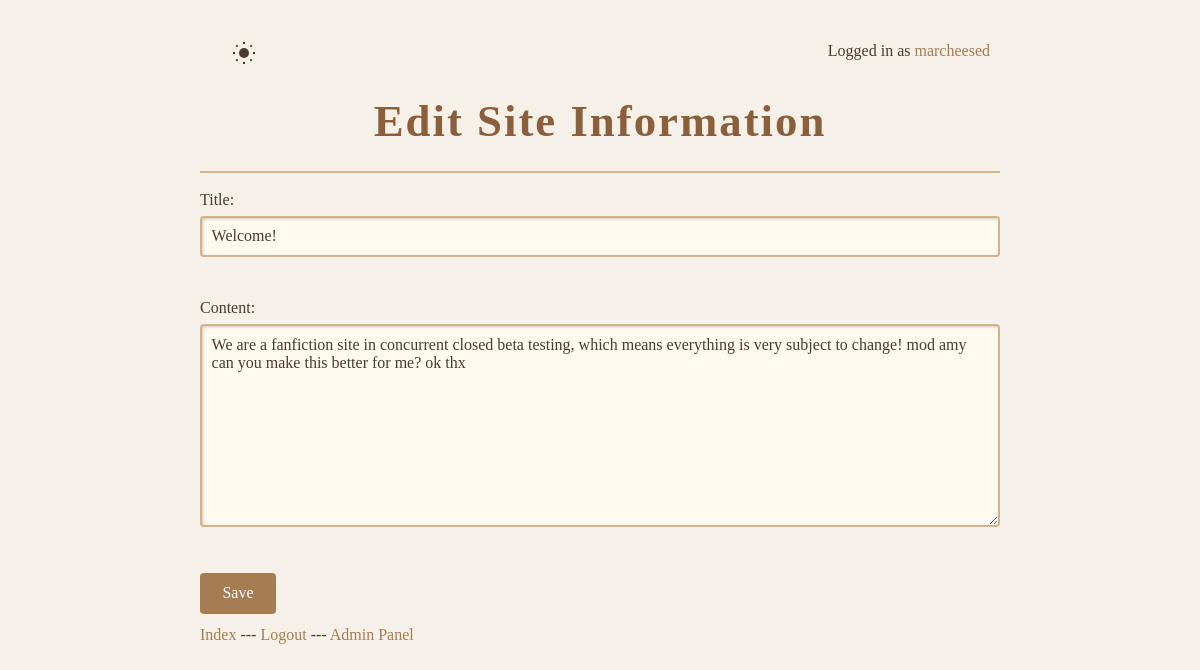
Page /admin/site-info (signed in) on the committed database.
### tables this page shows
CREATE TABLE users (
    id INTEGER PRIMARY KEY AUTOINCREMENT,
    username TEXT UNIQUE NOT NULL,
    password TEXT NOT NULL,
    is_admin BOOLEAN DEFAULT 0,
    bio TEXT,
    pfp TEXT,
    custom_css TEXT,
    display_name TEXT,
    ip TEXT
);

CREATE TABLE site_info (
    id INTEGER PRIMARY KEY AUTOINCREMENT,
    title TEXT,
    content TEXT
);

### app.py (the view, shortened to what this page needs)
@app.route("/admin/site-info", methods=["GET", "POST"])
def edit_site_info():
    conn = get_db_connection()
    cursor = conn.cursor()
    cursor.execute("SELECT title, content FROM site_info")
    site_info = cursor.fetchone()
    conn.close()
    if site_info:
        current_info = {"title": site_info["title"], "content": site_info["content"]}
    else:
        current_info = {"title": "", "content": ""}
    return render_template(
        "admin/edit_site_info.html",
        site_info=current_info,
        is_admin=is_admin(),
        logged_in=logged_in(),
    )

### app.py (called while the page is built)
def get_db_connection():
    conn = sqlite3.connect("new.db", check_same_thread=False)
    conn.execute("PRAGMA busy_timeout = 30000")  # 30 seconds
    conn.row_factory = sqlite3.Row
    return conn

def get_user(username):
    conn = get_db_connection()
    user = conn.execute(
        "SELECT * FROM users WHERE username = ?", (username,)
    ).fetchone()
    conn.close()
    return dict(user) if user else None

def logged_in():
    return "username" in session

def is_admin():
    if not is_logged_in():
        return False
    username = session["username"]
    user = get_user(username)
    if user:
        return user.get("is_admin", False)
    return False

def is_ip_banned(ip):
    conn = get_db_connection()
    result = conn.execute("SELECT 1 FROM banned_ips WHERE ip = ?", (ip,)).fetchone()
    conn.close()
    return result is not None

@app.before_request
def check_ban():
    print("Session data:", session)
    ip = request.remote_addr
    if is_ip_banned(ip):
        abort(403)

def is_logged_in():
    return "username" in session

### templates/admin/edit_site_info.html (shortened to what this page needs)
<!doctype html>
<html>
    <head>
        <link
            rel="stylesheet"
            href="{{ url_for('static', filename='style.css') }}"
        />
    </head>
    <body>
        <div class="full-container">
            <div class="site-header">
                <button
                    type="button"
                    id="theme-toggle"
                    aria-label="Toggle dark mode"
                    style="
                        background: none;
                        border: none;
                        cursor: pointer;
                        display: flex;
                        align-items: center;
                    "
                >
                </button>
                {% if logged_in %}
                <p>
                    Logged in as
                    <a href="{{ url_for('profile') }}"
                        >{{ session['username'] }}</a
                    >
                </p>
                {% else %}
                <p>
                    <a href="{{ url_for('login') }}">Login</a> ---
                    <a href="{{ url_for('register') }}">Register</a>
                </p>
                {% endif %}
            </div>
            <div class="container-2">
                <h1>Edit Site Information</h1>
                <form method="post" action="{{ url_for('edit_site_info') }}">
                    <label for="title">Title:</label><br />
                    <input
                        type="text"
                        id="title"
                        name="title"
                        value="{{ site_info.title }}"
                        required
                    /><br /><br />
                    <label for="content">Content:</label><br />
                    <textarea
                        id="content"
                        name="content"
                        rows="10"
                        cols="50"
                        required
                    >
{{ site_info.content }}</textarea
                    ><br /><br />
                    <button type="submit">Save</button>
                </form>
            </div>
            <div class="site-footer" style="text-align: left">
                <p>
                    <a href="{{ url_for('index') }}">Index</a> {% if logged_in
                    %} --- <a href="{{ url_for('logout') }}">Logout</a> {% endif
                    %} {% if is_admin %} ---
                    <a href="{{ url_for('admin_panel') }}">Admin Panel</a>
                    {% endif %}
                </p>
            </div>
        </div>
    </body>
</html>

### static/style.css (style rules this page uses)
:root { --bg-color: #f5f1e9; --text-color: #4b3a2f; --border-color: #d2b48c; --heading-color: #8b5e3c; --subheading-color: #6b4f3b; --subsubheading-color: #7b5e57; --span-bg: #f0e2d0; --input-bg: #fffaf0; --button-bg: #a67c52; --button-hover-bg: #8b6d3b; --link-color: #a67c52; --shadow-color: rgba(0, 0, 0, 0.2); --card-bg: #fff8f0; --card-border: #d2b48c; }
* { margin: 0; padding: 0; box-sizing: border-box; }
body { font-family: "Georgia", serif; background-color: var(--bg-color); color: var(--text-color); line-height: 1.6; padding: 20px; min-height: 100vh; background-image: radial-gradient( circle at 1px 1px, var(--bg-color) 1px, transparent 1px ), radial-gradient(circle at 4px 4px, var(--bg-color) 1px, transparent 1px); background-size: 20px 20px; }
.full-container { margin: 0 auto; max-width: 800px; }
h1 { font-family: "Palatino Linotype", "Book Antiqua", Palatino, serif; font-size: 2.8em; margin-bottom: 0.3em; letter-spacing: 2px; color: var(--heading-color); border-bottom: 2px solid var(--border-color); padding-bottom: 0.3em; text-align: center; }
p { margin: 0.5em 0; }
a { color: var(--link-color); text-decoration: none; }
button { background-color: var(--button-bg); color: #fff; border: none; padding: 0.7em 1.4em; border-radius: 4px; cursor: pointer; font-family: "Georgia", serif; font-size: 1em; transition: background-color 0.3s; }
input[type="text"], input[type="password"], textarea { width: 100%; padding: 0.6em; margin-top: 0.2em; margin-bottom: 0.8em; border: 2px solid var(--card-border); border-radius: 4px; background-color: var(--input-bg); color: var(--text-color); font-family: "Georgia", serif; resize: vertical; font-size: 1em; box-shadow: inset 1px 1px 3px rgba(0, 0, 0, 0.2); }
.site-header { display: flex; justify-content: space-between; padding: 10px; }
#icon-sun, #icon-moon { color: var(--text-color); width: 24px; height: 24px; }

### rows in the picture
users: username "marcheesed"
site_info: title "Welcome!", content "We are a fanfiction site in concurrent closed beta testing, which means everything is very subject to change! mod amy can you make this better for me? ok thx"
